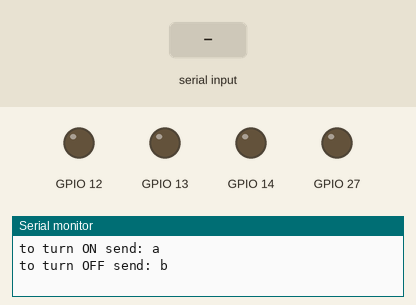
Simulated run of this sketch. Board: ESP32. Shown: output pins drawn as LEDs (lit = HIGH), the last lines printed to the serial monitor. The test bench sets the inputs (shaded band). Nothing arrives over Bluetooth unless stated.

Above: at 1.2 s.
1.3 s: "forward" received over the second serial link
At 3.3 s:
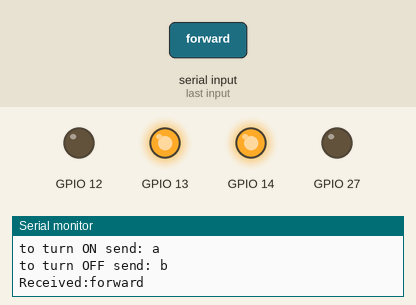
3.8 s: "backward" received over the second serial link
At 5.2 s:
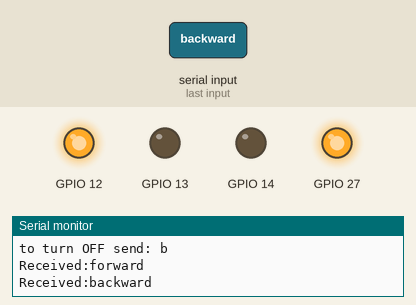
6.3 s: "right" received over the second serial link
At 8.3 s:
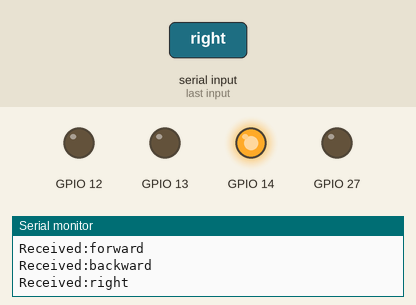
8.8 s: "left" received over the second serial link
At 10.2 s:
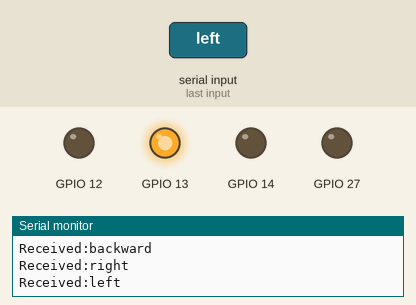
Timing chart, 0 to 11.8 s (numbered marks = the images above; inputs shaded):
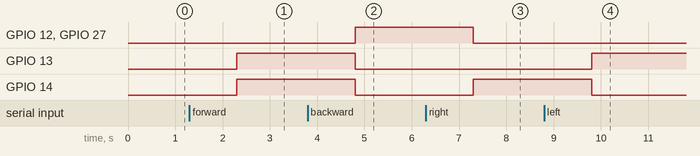

Measured:
- after the input at 1.3 s, GPIO 13, GPIO 14: LOW → HIGH after 1.0 s
- after the input at 3.8 s, GPIO 12, GPIO 27: LOW → HIGH after 1.0 s; GPIO 13, GPIO 14: HIGH → LOW after 1.0 s
- after the input at 6.3 s, GPIO 12, GPIO 27: HIGH → LOW after 1.0 s; GPIO 14: LOW → HIGH after 1.0 s
- after the input at 8.8 s, GPIO 13: LOW → HIGH after 1.0 s; GPIO 14: HIGH → LOW after 1.0 s

The sketch:

ESP32_robot_car.ino
```cpp
/*
 * control Robot_car powered by ESP32 using your phone
 */
//this sketch uses a bridge between Serial and Classical Bluetooth (SPP)
//and also demonstrate that SerialBt have the same functionalities of a normal Serial

#include "BluetoothSerial.h"
#define CONFIG_Bt_ENABLED
#if !defined(CONFIG_Bt_ENABLED) || !defined(CONFIG_BLUEDROID_ENABLED)
#error Bluetooth is not enabled! Please run `make menuconfig` to and enable it
#endif

BluetoothSerial SerialBt;
int received;// received value will be stored in this variable
String command;// received value will be stored as CHAR in this variable
//int k = 0;
const char turnON ='a';
const char turnOFF ='b';

void setup() {
  Serial.begin(115200);
  SerialBt.begin("ESP32_DevKit_V1"); //Bluetooth device name
  Serial.println("the device started, now you can pair it with bluetooth!");
  Serial.println("to turn ON send: a");//print on serial monitor
  Serial.println("to turn OFF send: b"); //print on serial monitor
  pinMode(12,OUTPUT);
  pinMode(13,OUTPUT);
  pinMode(14,OUTPUT);
  pinMode(27,OUTPUT);
}

void loop() {

  if (SerialBt.available()) {
    command =SerialBt.readString();

    //SerialBt.print("Received:");// write on Bt app
    //SerialBt.println(command);// write on Bt app
    Serial.print ("Received:");//print on serial monitor
    Serial.println(command);//print on serial monitor
    //SerialBt.println(command);//print on the app

if(command == "forward")
{
digitalWrite(13, HIGH);
digitalWrite(12, LOW);
digitalWrite(14, HIGH);
digitalWrite(27, LOW);
//k=1;
}

if(command == "backward")
{
digitalWrite(13, LOW);
digitalWrite(12, HIGH);
digitalWrite(14, LOW);
digitalWrite(27, HIGH);
//k=2;
}

if(command == "right")
{/*
if (k==2)
{*/
digitalWrite(13, LOW);
digitalWrite(12, LOW);
digitalWrite(14, HIGH);
digitalWrite(27, LOW);
/* if you want the robot car to just turn for just 1 second and continue the command it was following previously, you can uncomment this
delay(1000);
digitalWrite(13, LOW);
digitalWrite(12, HIGH);
digitalWrite(14, LOW);
digitalWrite(27, HIGH);
}
else
{
digitalWrite(13, LOW);
digitalWrite(12, LOW);
digitalWrite(14, HIGH);
digitalWrite(27, LOW);
delay(1000);
digitalWrite(13, HIGH);
digitalWrite(12, LOW);
digitalWrite(14, HIGH);
digitalWrite(27, LOW);
}*/
}

if(command == "left")
{
/*if (k==2)
{*/
digitalWrite(13, HIGH);
digitalWrite(12, LOW);
digitalWrite(14, LOW);
digitalWrite(27, LOW);/*
delay(1000); if you want the robot car to just turn for just 1 second and continue the command it was following previously, you can uncomment this
digitalWrite(13, LOW);
digitalWrite(12, HIGH);
digitalWrite(14, LOW);
digitalWrite(27, HIGH);
}
else
{
digitalWrite(13, HIGH);
digitalWrite(12, LOW);
digitalWrite(14, LOW);
digitalWrite(27, LOW);
delay(1000);
digitalWrite(13, HIGH);
digitalWrite(12, LOW);
digitalWrite(14, HIGH);
digitalWrite(27, LOW);
}*/
}

if(command == "stop")
{
digitalWrite(13, LOW);
digitalWrite(12, LOW);
digitalWrite(14, LOW);
digitalWrite(27, LOW);
}
}
command ="";
}
```
